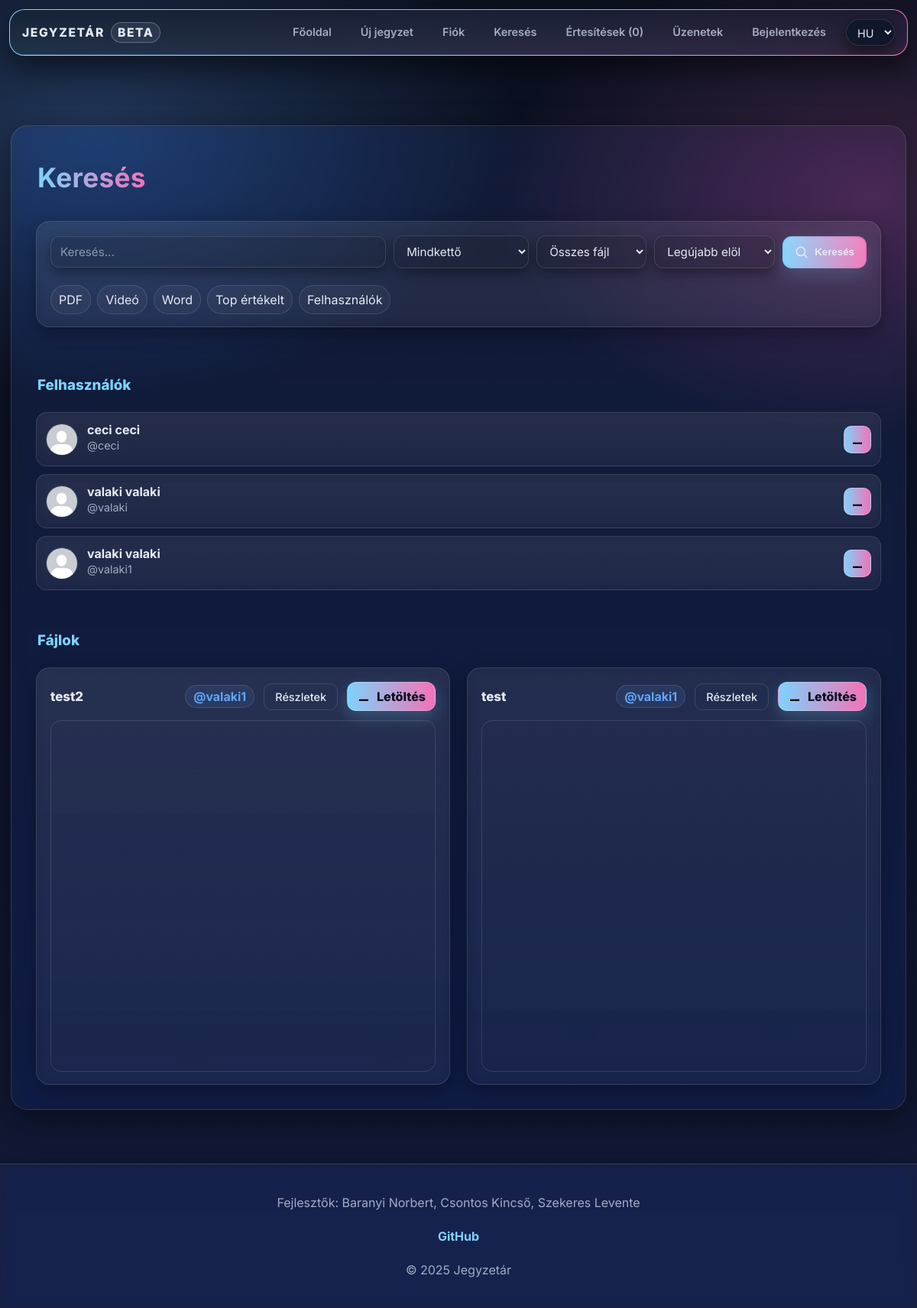
The page /search.php on the database as committed earlier.
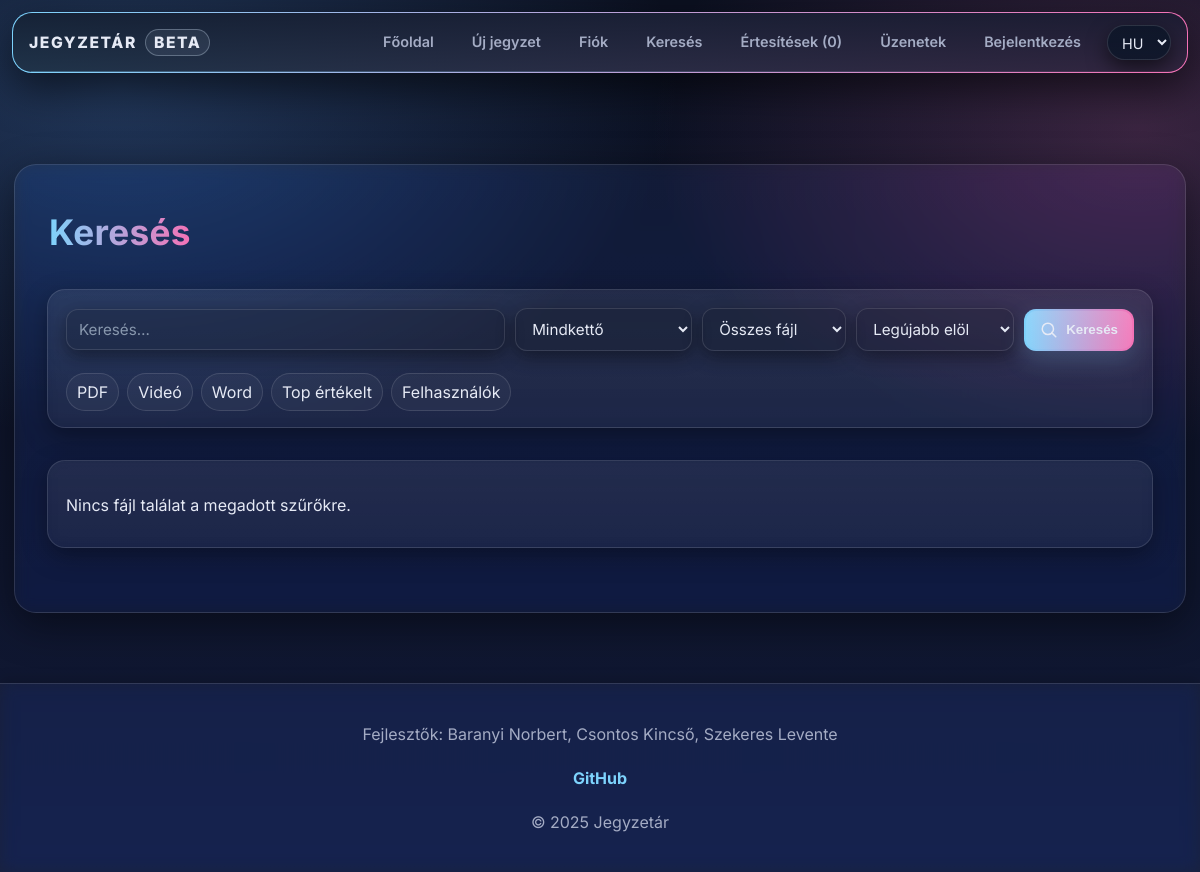
The same page on the database as committed later.
### tables this page shows
CREATE TABLE IF NOT EXISTS `users` (
  `id` int(11) NOT NULL AUTO_INCREMENT,
  `lastname` varchar(100) DEFAULT NULL,
  `firstname` varchar(100) DEFAULT NULL,
  `username` varchar(50) NOT NULL,
  `birthdate` date DEFAULT NULL,
  `gender` varchar(10) DEFAULT NULL,
  `email` varchar(50) NOT NULL,
  `profile_picture` varchar(255) DEFAULT NULL,
  `password` varchar(255) NOT NULL,
  `security_question` varchar(255) NOT NULL,
  `security_answer` varchar(255) NOT NULL,
  `admin` tinyint(1) NOT NULL,
  `registration_date` datetime DEFAULT NULL,
  `language` varchar(5) NOT NULL DEFAULT 'hu',
  `oauth_provider` varchar(20) DEFAULT NULL,
  `oauth_sub` varchar(191) DEFAULT NULL,
  `email_verified` tinyint(1) NOT NULL DEFAULT 0,
  `bio` text DEFAULT NULL,
  `profile_theme` varchar(32) NOT NULL DEFAULT 'default',
  PRIMARY KEY (`id`)
 );

CREATE TABLE IF NOT EXISTS `files` (
  `id` int(11) NOT NULL AUTO_INCREMENT,
  `uploaded_by` int(11) DEFAULT NULL,
  `name` varchar(255) NOT NULL,
  `file_name` varchar(255) NOT NULL,
  `description` text DEFAULT NULL,
  `file_path` varchar(255) NOT NULL,
  `subject` varchar(100) NOT NULL,
  `tags` varchar(255) NOT NULL,
  `tn_name` varchar(255) DEFAULT NULL,
  PRIMARY KEY (`id`)
);

### assets/php/lang.php (called while the page is built, shortened)
<?php
    $supported_langs = ['hu', 'en', 'de'];
    if (isset($_GET['lang']) && in_array($_GET['lang'], $supported_langs, true)) {
        $lang = $_GET['lang'];
        $_SESSION['lang'] = $lang;
        if (!headers_sent()) {
            setcookie('lang', $lang, time() + 60*60*24*30, '/');
        }
    } else {
        if (isset($_SESSION['lang']) && in_array($_SESSION['lang'], $supported_langs, true)) {
            $lang = $_SESSION['lang'];
        } elseif (isset($_COOKIE['lang']) && in_array($_COOKIE['lang'], $supported_langs, true)) {
            $lang = $_COOKIE['lang'];
        } else {
            $lang = 'hu';
        }
    }
    $translations = [];
    if ($stmt = $conn->prepare("SELECT t_key, text FROM translations WHERE lang_code = ?")) {
        $stmt->bind_param('s', $lang);
        $stmt->execute();
        $result = $stmt->get_result();
        while ($row = $result->fetch_assoc()) {
            $translations[$row['t_key']] = $row['text'];
        }
    }
    if (!function_exists('t')) {
        function t(string $key): string
        {
            global $translations;
            return $translations[$key] ?? $key;
        }
    }

### search.php (the view, shortened to what this page needs)
<?php
    require_once "assets/php/db.php";
    require_once "assets/php/lang.php";
    $q = trim($_GET['q'] ?? '');
    $scope = strtolower($_GET['scope'] ?? 'all');
    $type = strtolower($_GET['type']  ?? 'all');
    $sort = strtolower($_GET['sort']  ?? 'new');
    $fileResult = null;
    if ($scope !== 'users') {
        $where = [];
        $whereSql = $where ? ('WHERE '.implode(' AND ', $where)) : '';
        $joinRatings = '';
        $selectExtra = '';
        $groupSql = '';
        $orderSql = 'ORDER BY f.id DESC';
        $sqlFiles = "
                SELECT f.* $selectExtra
                FROM files f
                $joinRatings
                $whereSql
                $groupSql
                $orderSql
                LIMIT 60
            ";
        $fileResult = $conn->query($sqlFiles);
    }
    $userResult = null;
    if ($scope !== 'files') {
        $userWhere  = '';
        $orderUsers = 'ORDER BY u.username ASC';
        $sqlUsers = "
                SELECT u.id, u.firstname, u.lastname, u.username, u.profile_picture
                FROM users u
                $userWhere
                $orderUsers
                LIMIT 50
            ";
        $userResult = $conn->query($sqlUsers);
    }
    require "assets/php/lang.php";
?>
<!DOCTYPE html>
<html lang="<?= $lang ?>">
<head>
    <link rel="stylesheet" href="assets/css/styles.css">
</head>
<body>
<?php include 'assets/php/navbar.php'; ?>
<div class="main">
    <div class="section-titlebar">
        <h1><?= t('search_title') ?></h1>
    </div>
    <section class="filters card">
        <form class="filters-inner" action="search.php" method="get">
            <input class="input" type="text" name="q"
                   value="<?= htmlspecialchars($q) ?>"
                   placeholder="<?= t('search_placeholder') ?>">
            <select class="select" name="scope" aria-label="<?= t('search_scope_label') ?>">
                <?php
                $scopes = [
                        'all'   => t('search_scope_all'),
                        'files' => t('search_scope_files'),
                        'users' => t('search_scope_users'),
                ];
                foreach ($scopes as $val => $label) {
                    $sel = $scope === $val ? 'selected' : '';
                    echo "<option value=\"$val\" $sel>$label</option>";
                }
                ?>
            </select>
            <select class="select" name="type" aria-label="<?= t('search_type_label') ?>">
                <?php
                $types = [
                        'all' => t('search_type_all'),
                        'pdf' => t('search_type_pdf'),
                        'mp4' => t('search_type_mp4'),
                        'docx'=> t('search_type_docx')
                ];
                foreach ($types as $val => $label) {
                    $sel = $type === $val ? 'selected' : '';
                    echo "<option value=\"$val\" $sel>$label</option>";
                }
                ?>
            </select>
            <select class="select" name="sort" aria-label="<?= t('search_sort_label') ?>">
                <?php
                $sorts = [
                        'new' => t('search_sort_new'),
                        'old' => t('search_sort_old'),
                        'top' => t('search_sort_top')
                ];
                foreach ($sorts as $val => $label) {
                    $sel = $sort === $val ? 'selected' : '';
                    echo "<option value=\"$val\" $sel>$label</option>";
                }
                ?>
            </select>
            <button class="btn-search" type="submit" aria-label="<?= t('search_btn') ?>">
                <svg class="icon icon-search" viewBox="0 0 24 24" aria-hidden="true">
                    <path d="M15.5 15.5L21 21M10.5 18a7.5 7.5 0 1 1 0-15 7.5 7.5 0 0 1 0 15z"
                          fill="none" stroke="currentColor" stroke-width="2" stroke-linecap="round"/>
                </svg>
                <span><?= t('search_btn') ?></span>
            </button>
        </form>
        <div class="hero-pills" style="margin-top:10px">
            <a class="pill" href="search.php?scope=files&type=pdf&sort=new"><?= t('pill_pdf') ?></a>
            <a class="pill" href="search.php?scope=files&type=mp4&sort=new"><?= t('pill_video') ?></a>
            <a class="pill" href="search.php?scope=files&type=docx&sort=new"><?= t('pill_word') ?></a>
            <a class="pill" href="search.php?scope=files&sort=top"><?= t('pill_top_rated') ?></a>
            <a class="pill" href="search.php?scope=users&q=<?= urlencode($q ?: '') ?>"><?= t('pill_users') ?></a>
        </div>
    </section>
    <?php if ($userResult && $userResult->num_rows > 0): ?>
        <div class="section-titlebar"><h3><?= t('result_users') ?></h3></div>
        <div class="list-compact">
            <?php while ($u = $userResult->fetch_assoc()):
                $uid   = (int)$u['id'];
                $unameRaw = $u['username'] ?? '';
                $uname = htmlspecialchars($unameRaw);
                $full  = htmlspecialchars(trim(($u['lastname'] ?? '').' '.($u['firstname'] ?? '')));
                $pfp = "assets/img/default_profile_picture.jpg";
                ?>
                <article class="mini-card">
                    <div class="mini-main" style="display:flex;align-items:center;gap:12px;">
                        <img src="<?= htmlspecialchars($pfp) ?>" alt="" style="width:42px;height:42px;border-radius:999px;object-fit:cover;border:1px solid var(--stroke)">
                        <div>
                            <h4 class="mini-title"><?= $full !== '' ? $full : '@'.$uname ?></h4>
                            <p class="mini-meta">@<?= $uname ?></p>
                        </div>
                    </div>
                    <a class="mini-download"
                       href="profile.php?userid=<?= $uid ?>"
                       title="<?= t('open_profile') ?>"
                       aria-label="<?= t('open_profile') ?>">
                        <svg class="icon icon-download" viewBox="0 0 24 24" aria-hidden="true">
                            <path d="M12 3v10m0 0l-4-4m4 4l4-4M4 17v3h16v-3"></path>
                        </svg>
                    </a>
                </article>
            <?php endwhile; ?>
        </div>
    <?php elseif ($scope === 'users' && $q !== ''): ?>
        <div class="card"><p><?= t('empty_no_users') ?></p></div>
    <?php endif; ?>
    <?php if ($fileResult && $fileResult->num_rows > 0): ?>
        <div class="section-titlebar" style="margin-top:14px"><h3><?= t('result_files') ?></h3></div>
        <div class="content-grid grid-large">
            <?php while ($f = $fileResult->fetch_assoc()):
                $uploader_q = $conn->query("SELECT username FROM users WHERE id=".(int)$f['uploaded_by']." LIMIT 1");
                $uploader   = $uploader_q ? $uploader_q->fetch_assoc() : ['username'=>null];
                $file_id   = (int)$f['id'];
                $file_name = htmlspecialchars($f['name']);
                $usernameRaw  = $uploader['username'] ?? '';
                $username  = htmlspecialchars($usernameRaw);
                $ext = strtolower(pathinfo($f['file_name'], PATHINFO_EXTENSION));
                $user_dir  = "users/" . ($uploader['username'] ?? '') . "/";
                $safe_path = $user_dir . $f['file_name'];
                ?>
                <article class="card">
                    <header class="card-head">
                        <h4 class="entry-title"><?= $file_name ?></h4>
                        <a class="uploader-name" href="profile.php?userid=<?= (int)$f['uploaded_by'] ?>">@<?= $username ?></a>
                        <a class="note-desc-btn" href="note.php?id=<?= (int)$f['id'] ?>">
                            <?= t('btn_details') ?>
                        </a>
                        <a class="entry-download-btn" href="assets/php/download.php?id=<?= $file_id ?>">
                            <svg class="icon icon-download" viewBox="0 0 24 24" aria-hidden="true">
                                <path d="M12 3v10m0 0l-4-4m4 4l4-4M4 17v3h16v-3"></path>
                            </svg>
                            <?= t('btn_download') ?>
                        </a>
                    </header>
                    <?php if ($ext === 'docx'): ?>
                        <p><b><?= t('docx_warning') ?></b></p>
                    <?php elseif ($ext === 'pdf'): ?>
                        <iframe src="<?= htmlspecialchars($safe_path) ?>" width="100%" height="460"></iframe>
                    <?php endif; ?>
                </article>
            <?php endwhile; ?>
        </div>
    <?php elseif ($scope !== 'users'): ?>
        <div class="card"><p><?= t('empty_no_files_filter') ?></p></div>
    <?php endif; ?>
</div>
<?php include 'assets/php/footer.php'; ?>
</body>
</html>

### assets/php/navbar.php (shortened to what this page needs)
<?php
    $isLoggedIn = isset($_COOKIE['id']);
    $user = null;
    $notify_number = 0;
    $currentUserId = ($user['id'] ?? 0);
?>
<nav class="navbar">
    <div class="navbar-content">
        <div class="brand"><span>Jegyzetár</span><span class="brand-badge">beta</span></div>
        <ul class="nav-links">
            <li><a href="index.php"><?= t('nav_home') ?></a></li>
            <li><a href="upload.php"><?= t('nav_upload') ?></a></li>
            <li><a href="profile.php?userid=<?= $currentUserId ?>"><?= t('nav_profil') ?></a></li>
            <li><a href="search.php"><?= t('nav_search') ?></a></li>
            <li><a href="notify.php"><?= t('nav_notify') ?> (<?= $notify_number ?>)</a></li>
            <li><a href="messages.php"><?= t('nav_messages') ?></a></li>
            <?php if ($isLoggedIn): ?>
                <li><a href="assets/php/logout.php"><?= t('nav_logout') ?></a></li>
            <?php else: ?>
                <li><a href="reglog.php?mode=login"><?= t('nav_login') ?></a></li>
            <?php endif; ?>
            <form method="get" style="display:inline;">
                <select name="lang" onchange="this.form.submit()" class="select">
                    <option value="hu" <?= $lang === 'hu' ? 'selected' : '' ?>>HU</option>
                </select>
            </form>
        </ul>
    </div>
</nav>

### assets/php/footer.php
<?php
    require __DIR__ . "/lang.php";
?>
<footer>
    <div class="footer-inner">
        <p>
            <?= t('footer_developers_label') ?>:
            Baranyi Norbert, Csontos Kincső, Szekeres Levente
        </p>
        <a href="https://github.com/doomhyena/jegyzetar.eu"
           target="_blank"
           rel="noopener noreferrer">
            <?= t('footer_github_link') ?>
        </a>
        <p><?= t('footer_rights') ?></p>
    </div>
</footer>

Rows that differ between the two databases and show on the page:
removed users: full "ceci ceci", username "ceci"
removed users: full "valaki valaki", username "valaki"
removed users: full "valaki valaki", username "valaki1"
removed files: name "test2", users.username "valaki1"
removed files: name "test", users.username "valaki1"
Other text that changed with them:
t('empty_no_files_filter'): (not shown) → "Nincs fájl találat a megadott szűrőkre."
t('result_users'): "Felhasználók" → (not shown)
t('result_files'): "Fájlok" → (not shown)
